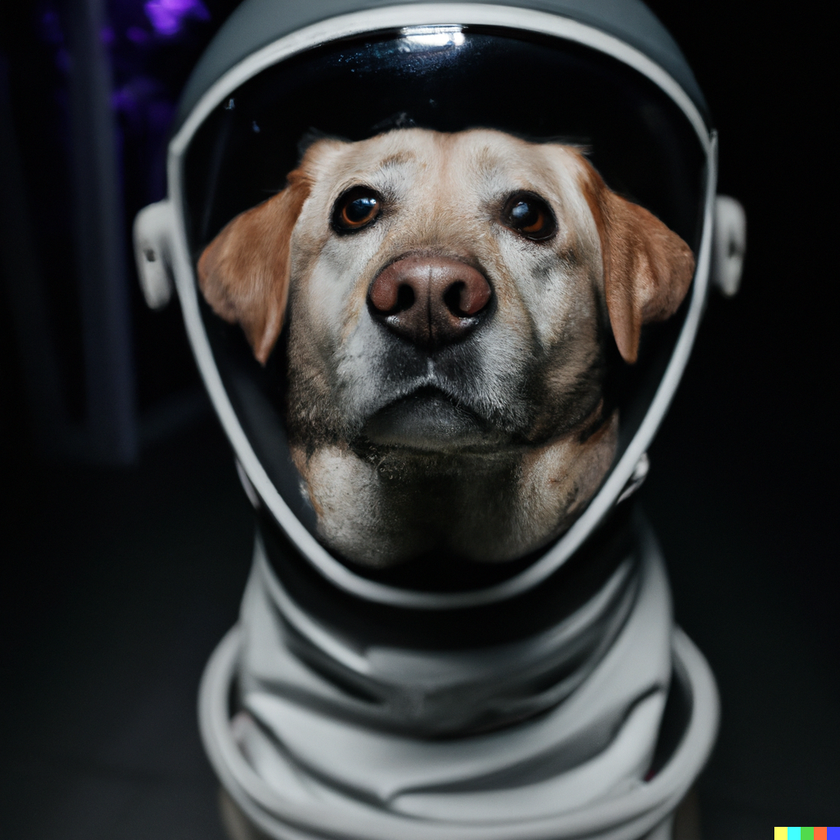
#> input picture PrimoSemestre/SignalImageVideos/Lab/LAB2/imgs_lab/sample_image.png, 840 x 840 px, shrunk from 1024 x 1024 before the run
$ jupyter execute --allow-errors EXERCISE2_3.ipynb
#> lines starting #> are read from the running program, lines starting #| are printed output that depends on the picture; after the words box and inside, x2 and y2 are one past the last pixel; in counts of white or black regions, pixels touching at a corner belong together
# Exercise 2.3: Basic Image Processing and Analysis

## Objective:

The objective of this exercise is to help beginners get familiar with NumPy, scipy, scikit-learn, and OpenCV while performing basic image processing and analysis tasks.

[cell 1]
#read image

import cv2

# Load the image
image = cv2.imread('imgs_lab/sample_image.png')
#> image is the input picture: shape (840, 840, 3); mean B, G, R 53.3, 52.8, 52

Display image

[cell 2]
import matplotlib.pyplot as plt

# Display the image
plt.imshow(cv2.cvtColor(image, cv2.COLOR_BGR2RGB))
plt.title('Sample Image')
plt.axis('off')  # Hide the axis
plt.show()

Convert to grayscale and display it

[cell 3]
# Convert the image to grayscale
gray_image = cv2.cvtColor(image, cv2.COLOR_BGR2GRAY)
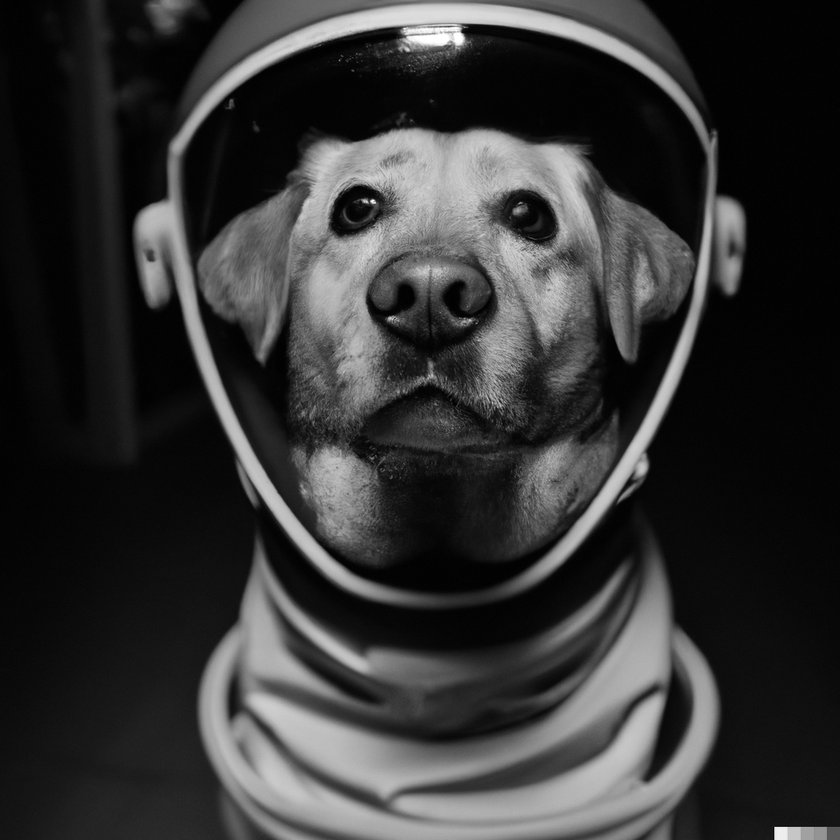
#> gray_image: shape (840, 840); min 0, max 255, mean 52.6

# Display the grayscale image
plt.imshow(gray_image, cmap='gray')
plt.title('Grayscale Image')
plt.axis('off')  # Hide the axis
plt.show()

Display every color channel [r,g,b]

[cell 4]
# Split the image into its color channels
blue_channel, green_channel, red_channel = cv2.split(image)
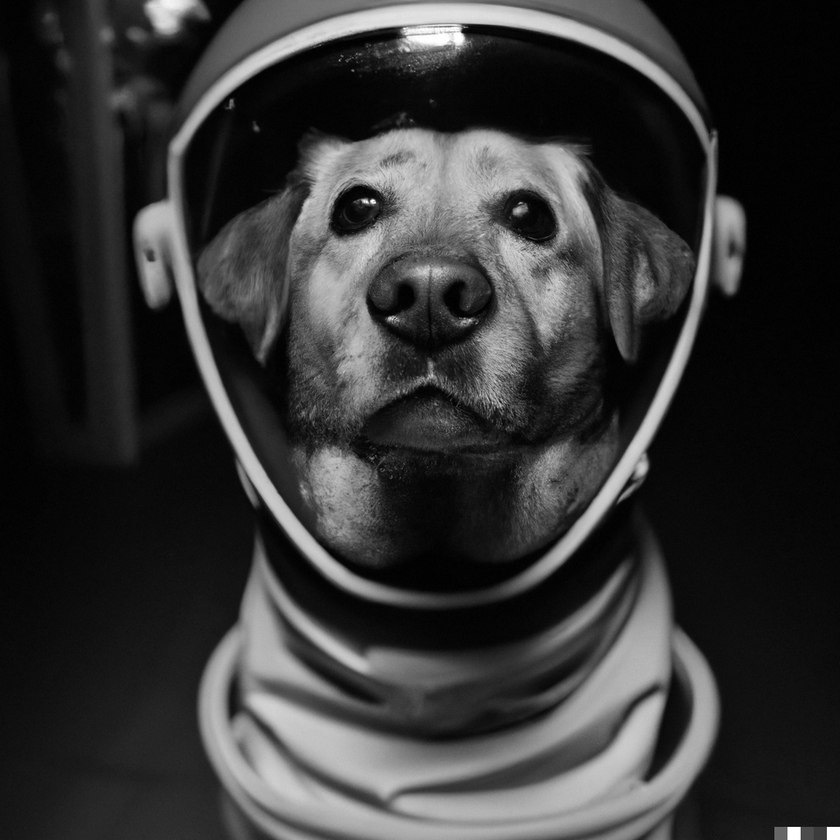
#> blue_channel: shape (840, 840); min 0, max 255, mean 53.3
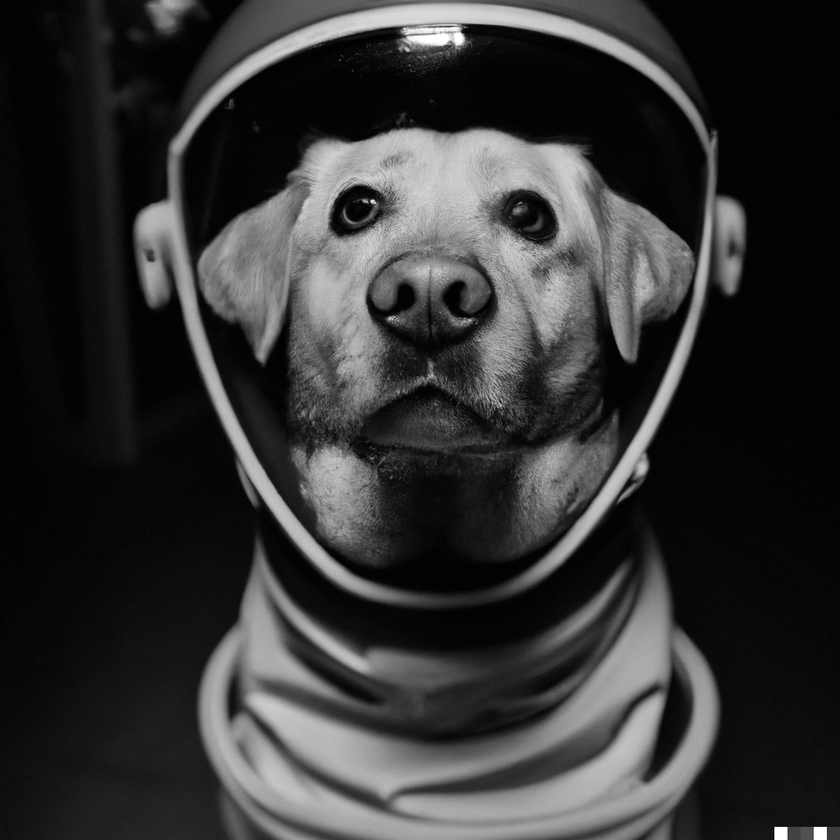
#> red_channel: shape (840, 840); min 0, max 255, mean 52

# Display the Blue channel
plt.figure(figsize=(10, 3))
plt.subplot(1, 3, 1)
plt.imshow(blue_channel, cmap='Blues')
plt.title('Blue Channel')
plt.axis('off')

# Display the Green channel
plt.subplot(1, 3, 2)
plt.imshow(green_channel, cmap='Greens')
plt.title('Green Channel')
plt.axis('off')

# Display the Red channel
plt.subplot(1, 3, 3)
plt.imshow(red_channel, cmap='Reds')
plt.title('Red Channel')
plt.axis('off')

plt.show()
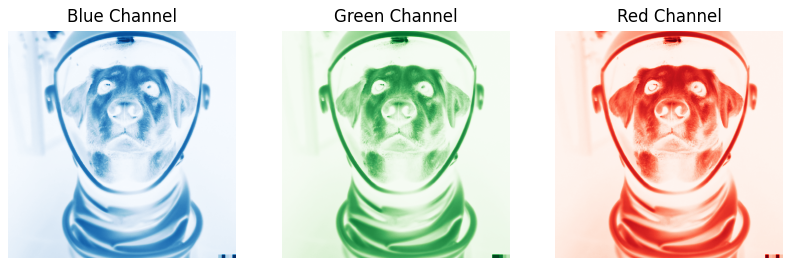
#> figure drawn by matplotlib, 3 panels

Flip the image

[cell 5]
# Flip the image vertically
flipped_image = cv2.flip(image, 0)
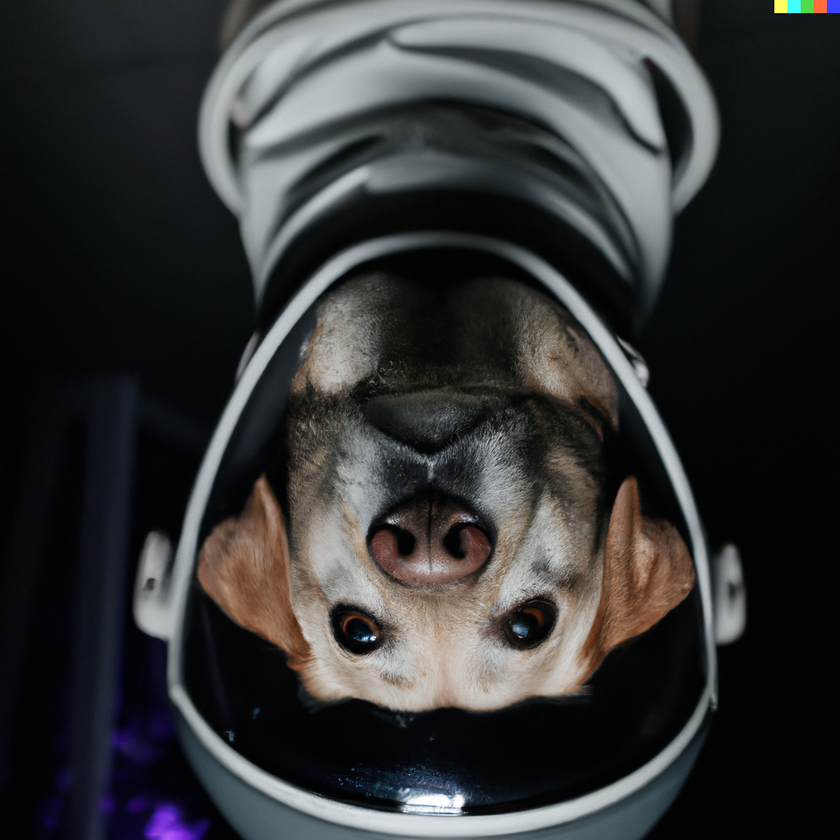
#> flipped_image: shape (840, 840, 3); mean B, G, R 53.3, 52.8, 52

# Display the flipped image
plt.imshow(cv2.cvtColor(flipped_image, cv2.COLOR_BGR2RGB))
plt.title('Flipped Image')
plt.axis('off')  # Hide the axis
plt.show()

Crop the image

[cell 6]
# Define the cropping coordinates (startY, endY, startX, endX)
startY, endY, startX, endX = 50, 200, 100, 300

# Crop the image using the defined coordinates
cropped_image = image[startY:endY, startX:endX]
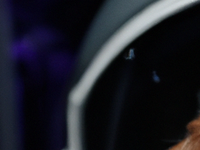
#> cropped_image: shape (150, 200, 3); mean B, G, R 37.1, 28.4, 27.1

# Display the cropped image
plt.imshow(cv2.cvtColor(cropped_image, cv2.COLOR_BGR2RGB))
plt.title('Cropped Image')
plt.axis('off')  # Hide the axis
plt.show()

Change color of a box in the image

[cell 7]
# Define the coordinates and size of the box (top-left corner and width/height)
box_startX, box_startY = 120, 80
box_width, box_height = 100, 100

# Change the color of the box to red (BGR format)
image[box_startY:box_startY+box_height, box_startX:box_startX+box_width] = [50, 100, 200]
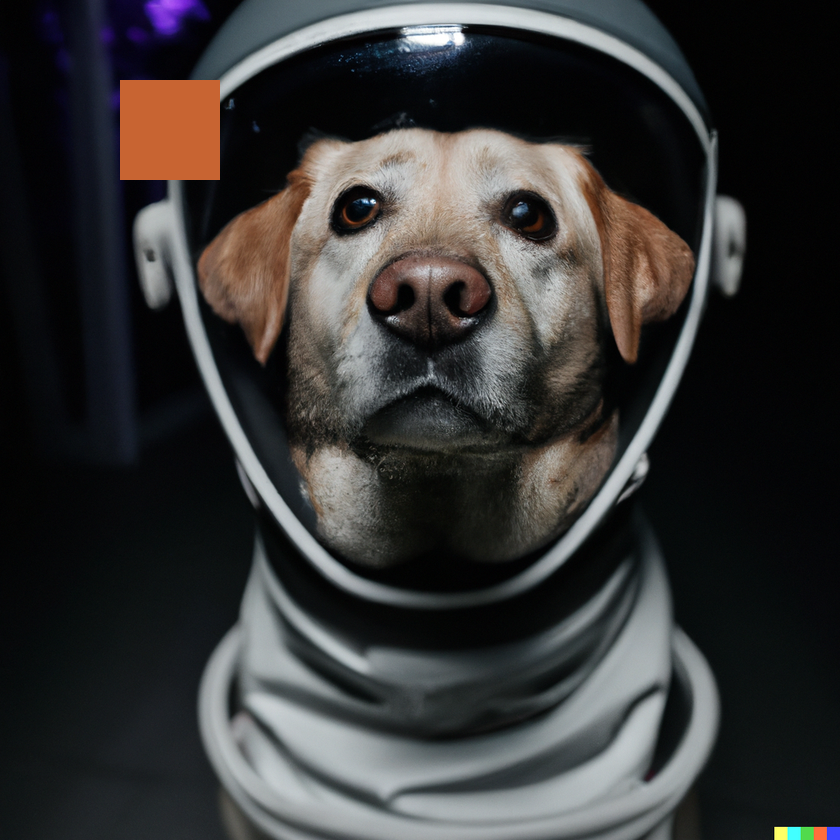
#> image: shape (840, 840, 3); 1.42% of pixels changed, all inside (x1, y1, x2, y2) = (120, 80, 220, 180)

# Display the modified image
plt.imshow(cv2.cvtColor(image, cv2.COLOR_BGR2RGB))
plt.title('Image with Red Box')
plt.axis('off')  # Hide the axis
plt.show()

$ run again, with PrimoSemestre/SignalImageVideos/Lab/LAB2/imgs_lab/rocky_chess_pattern.png copied over PrimoSemestre/SignalImageVideos/Lab/LAB2/imgs_lab/sample_image.png
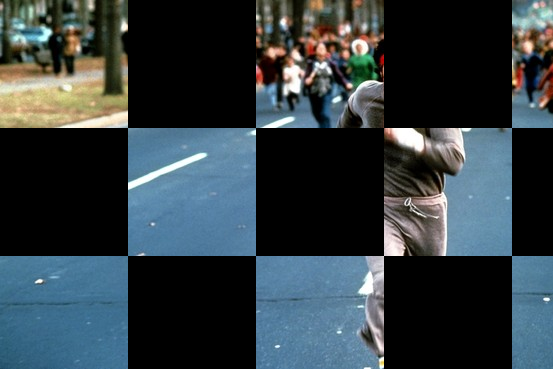
#> input picture PrimoSemestre/SignalImageVideos/Lab/LAB2/imgs_lab/rocky_chess_pattern.png, 553 x 369 px
#> image is the input picture: shape (369, 553, 3); mean B, G, R 65.8, 60.7, 49.6
#> `cropped_image = image[startY:endY, startX:endX]`:
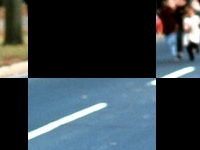
#> cropped_image: shape (150, 200, 3); mean B, G, R 71.8, 65.3, 53.4
#> `image[box_startY:box_startY+box_height, box_startX:box_startX+box_widt..`:
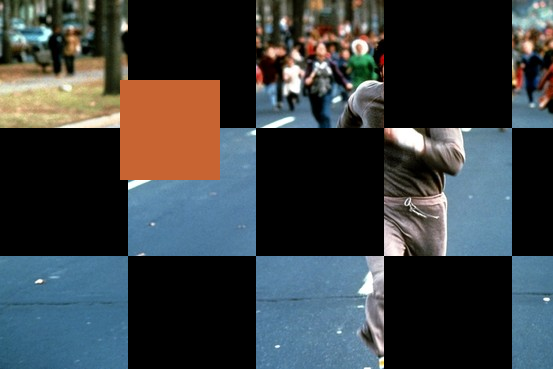
#> image: shape (369, 553, 3); 4.9% of pixels changed, all inside (x1, y1, x2, y2) = (120, 80, 220, 180)
